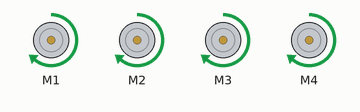
Simulated run of this sketch. Board: Arduino Uno, built with avr-gcc and run on an emulated ATmega328P. Parts: 4 × DC motor (green arrow = forward, orange = backward, longer = faster).

Above: at 0.1 s.
Timing chart, 0 to 1.6 s (numbered marks = the images above):
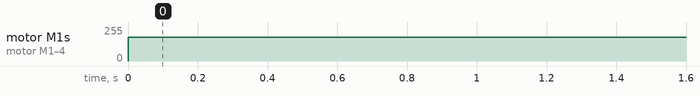

Measured:
- by itself, motor M1–4: stopped → forward 180/255 at 0.00 s

The sketch:

Shield.ino
```cpp
//لا حول ولا قوة ولا بالله
//L293d motor driver arduino shield
#include <PS2X_lib.h>
#include <AFMotor.h>

//define motors
//AF_DCMotor Motor1(1,MOTOR12_64KHZ);
AF_DCMotor Motor1(1);
AF_DCMotor Motor2(2);
AF_DCMotor Motor3(3);
AF_DCMotor Motor4(4);


void setup() {
	Serial.begin(9600);
	//set speed 0~255
	Motor1.setSpeed(180);
	Motor2.setSpeed(180);
	Motor3.setSpeed(180);
	Motor4.setSpeed(180);
}

void loop() {
	//just keep forward for the sake of the test
	Motor1.run(FORWARD);
	Motor2.run(FORWARD);
	Motor3.run(FORWARD);
	Motor4.run(FORWARD);
	delay(5000);

	//Motor1.run(BRAKE);
	//Motor1.run(BACKWARD);
	//delay(5000)
	//Motor1.run(RELEASE);
}
```
